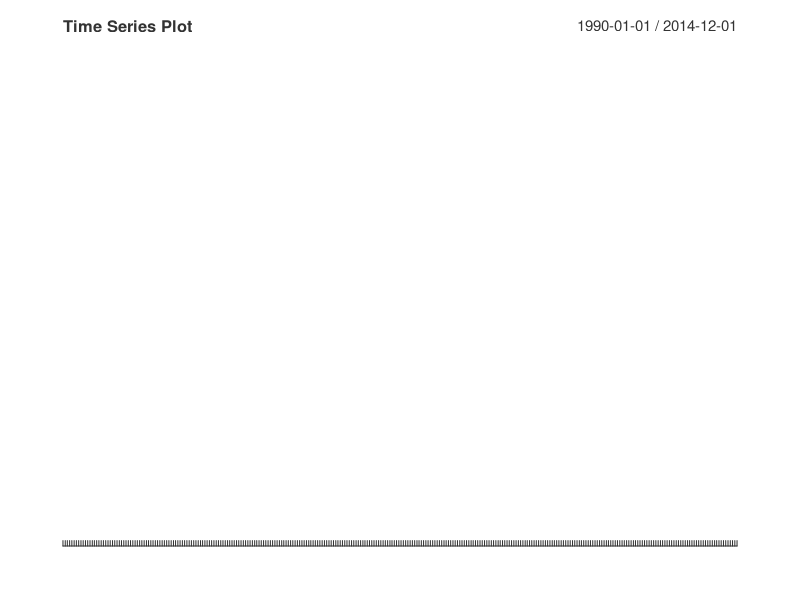

Reproduce this figure in R. (Note: this script raises an error after producing the figure.)
## ---- chunk 1
library(knitr)
opts_chunk$set(tidy.opts=list(width.cutoff=60),tidy=TRUE)

library(xts)
library(tseries)
library(lubridate)
## ---- chunk 2
x= as.data.frame(read.csv("Lab4-series2.csv", header = TRUE))
colnames(x) <- c("num", "value")
idx <- seq(as.Date("1990/1/1"), by = "month", length.out = dim(x)[1])

ts_all <- xts(x['value'], order.by=idx)
str(ts_all)
head(ts_all,10)
options(digits = 4)
#Create train set from 1990-2014
ts = ts_all['1990-01-01/2014-12-31']

  
## ---- chunk 3
plot.xts(ts, type='l', minor.ticks = NULL, major.ticks = 12, main="Time Series Plot", grid.ticks.on="years")
## ---- chunk 4
#is the data stationary in the mean/variance?
#Let's look at the acf and pacf plots
  par(mfrow=c(1,2))
  acf(ts, main="ACF of Given Series")
  pacf(ts, main="PACF of Given Series")
## ---- chunk 5

#Conduct Jlung-Box test to see if data are serially correlated
  BoxPValue = Box.test(ts,type='Ljung-Box',lag=20)$p.value
  result = "Data are Random"
  if (BoxPValue < 0.05){ result = "Data are NOT random "} 
  print(paste(result, " - p-value of box-test = ",BoxPValue))

#conduct Dicky-Fuller test to see if series is stationary
  adfPvalue = adf.test(ts)$p.value
  result = "Unit Root Present - Non Stationary Series"
  if (adfPvalue < 0.05){ result = " Reject Unit Root Presence - Stationary Series"} 
  print(paste(result, " - p-value of adf-test =",adfPvalue))

#monthplot(ts)

## ---- chunk 6
diff1 = diff(ts, lag=1, differences=1)['1990-02-01/'] #get rid of the first NA
autoplot.zoo(diff1)
acf(diff1, na.action=na.pass)
pacf(diff1, na.action=na.pass)

adfPvalue = adf.test(diff1)$p.value

result = "Unit Root Present - Non Stationary Series"
if (adfPvalue < 0.05){ result = " Reject Unit Root Presence - Stationary Series"} 
print(paste(result, " - p-value of adf-test =",adfPvalue))

## ---- chunk 7
#Look at monthly averages
plot(aggregate(ts, month(index(ts)), mean), type='o')
monthplot(ts)
## ---- chunk 8
#since this is a monthly series, let's try a 12-m seasonal difference

diff12 = diff(ts, lag=12, differences = 1)['1991-01-01/']
autoplot.zoo(diff12)
par(mfrow=c(1,2))
acf(diff12)
pacf(diff12)
## ---- chunk 9
adfPvalue = adf.test(diff12)$p.value
result = "Unit Root Present - Non Stationary Series"
if (adfPvalue < 0.05){ result = " Reject Unit Root Presence - Stationary Series"} 
print(paste(result, " - p-value of adf-test =",adfPvalue))

## ---- chunk 10

#JUST PLAYING WITH OTHER LAGS IN ADDITION TO 12.  SOMEWHAT LOST HERE

diff3 = diff(diff12, lag=3, differences=1)['1991-04-01/']
acf(diff3)
pacf(diff3)
